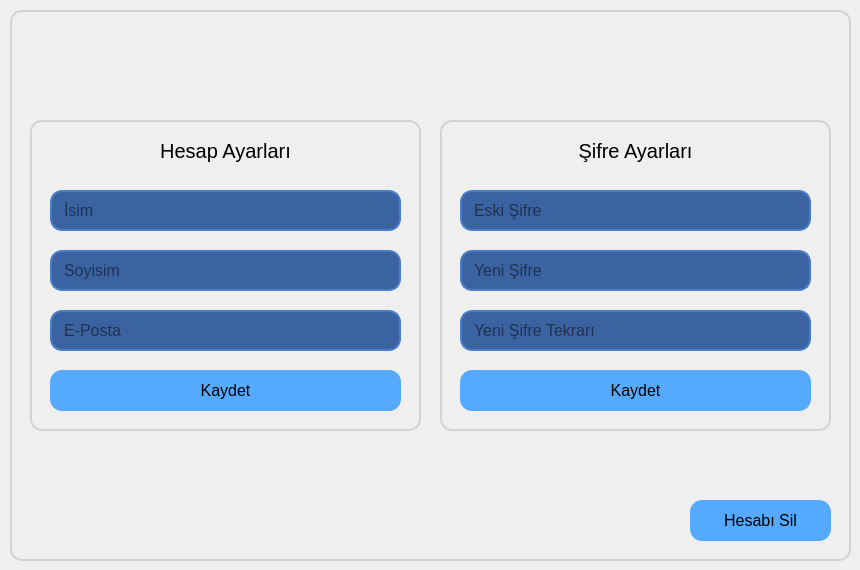
         <widget class="QWidget" name="ayarlarWidget">
          <widget class="QGroupBox" name="ayarlarIcerik">
           <property name="geometry">
            <rect>
             <x>10</x>
             <y>10</y>
             <width>841</width>
             <height>551</height>
            </rect>
           </property>
           <property name="styleSheet">
            <string notr="true">QGroupBox{
	border-radius: 12px;
	border: 2px solid rgb(210, 210, 210);
}
</string>
           </property>
           <property name="title">
            <string/>
           </property>
           <widget class="QGroupBox" name="HesapAyarBox">
            <property name="geometry">
             <rect>
              <x>20</x>
              <y>110</y>
              <width>391</width>
              <height>311</height>
             </rect>
            </property>
            <property name="styleSheet">
             <string notr="true">QGroupBox{
	border-radius: 12px;
	border: 2px solid rgb(210, 210, 210);
}
</string>
            </property>
            <property name="title">
             <string/>
            </property>
            <widget class="QLineEdit" name="IsimText">
             <property name="geometry">
              <rect>
               <x>20</x>
               <y>70</y>
               <width>351</width>
               <height>41</height>
              </rect>
             </property>
             <property name="font">
              <font>
               <pointsize>12</pointsize>
              </font>
             </property>
             <property name="styleSheet">
              <string notr="true">QLineEdit{
	border-radius: 12px;
	border: 2px solid rgb(74, 125, 200);
	padding-left: 10px;
	padding-right: 10px;
	background-color: rgb(60, 99, 161);
}
QLineEdit::hover{
	border: 2px solid rgb(45, 75, 121) ;
}
QLineEdit::focus{
	border: 2px solid rgb(45, 75, 121) ;
	background-color: rgb(52, 87, 140);
}</string>
             </property>
             <property name="text">
              <string/>
             </property>
             <property name="echoMode">
              <enum>QLineEdit::Normal</enum>
             </property>
             <property name="placeholderText">
              <string>İsim</string>
             </property>
            </widget>
            <widget class="QLineEdit" name="SoyisimText">
             <property name="geometry">
              <rect>
               <x>20</x>
               <y>130</y>
               <width>351</width>
               <height>41</height>
              </rect>
             </property>
             <property name="font">
              <font>
               <pointsize>12</pointsize>
              </font>
             </property>
             <property name="styleSheet">
              <string notr="true">QLineEdit{
	border-radius: 12px;
	border: 2px solid rgb(74, 125, 200);
	padding-left: 10px;
	padding-right: 10px;
	background-color: rgb(60, 99, 161);
}
QLineEdit::hover{
	border: 2px solid rgb(45, 75, 121) ;
}
QLineEdit::focus{
	border: 2px solid rgb(45, 75, 121) ;
	background-color: rgb(52, 87, 140);
}</string>
             </property>
             <property name="text">
              <string/>
             </property>
             <property name="echoMode">
              <enum>QLineEdit::Normal</enum>
             </property>
             <property name="placeholderText">
              <string>Soyisim</string>
             </property>
            </widget>
            <widget class="QLineEdit" name="MailText">
             <property name="geometry">
              <rect>
               <x>20</x>
               <y>190</y>
               <width>351</width>
               <height>41</height>
              </rect>
             </property>
             <property name="font">
              <font>
               <pointsize>12</pointsize>
              </font>
             </property>
             <property name="styleSheet">
              <string notr="true">QLineEdit{
	border-radius: 12px;
	border: 2px solid rgb(74, 125, 200);
	padding-left: 10px;
	padding-right: 10px;
	background-color: rgb(60, 99, 161);
}
QLineEdit::hover{
	border: 2px solid rgb(45, 75, 121) ;
}
QLineEdit::focus{
	border: 2px solid rgb(45, 75, 121) ;
	background-color: rgb(52, 87, 140);
}</string>
             </property>
             <property name="text">
              <string/>
             </property>
             <property name="echoMode">
              <enum>QLineEdit::Normal</enum>
             </property>
             <property name="placeholderText">
              <string>E-Posta</string>
             </property>
            </widget>
            <widget class="QLabel" name="HesapAyarText">
             <property name="geometry">
              <rect>
               <x>20</x>
               <y>10</y>
               <width>351</width>
               <height>41</height>
              </rect>
             </property>
             <property name="font">
              <font>
               <family>Segoe UI Historic</family>
               <pointsize>15</pointsize>
              </font>
             </property>
             <property name="styleSheet">
              <string notr="true">QLabel{
	background: transparent;
}</string>
             </property>
             <property name="text">
              <string>Hesap Ayarları</string>
             </property>
             <property name="alignment">
              <set>Qt::AlignCenter</set>
             </property>
            </widget>
            <widget class="QPushButton" name="KaydetButon">
             <property name="geometry">
              <rect>
               <x>20</x>
               <y>250</y>
               <width>351</width>
               <height>41</height>
              </rect>
             </property>
             <property name="font">
              <font>
               <pointsize>12</pointsize>
              </font>
             </property>
             <property name="cursor">
              <cursorShape>PointingHandCursor</cursorShape>
             </property>
             <property name="styleSheet">
              <string notr="true">QPushButton {	
	border: none;
	background-color: rgb(85, 170, 255);
	border-radius: 12px;
}
QPushButton:hover {
	background-color: rgb(70, 141, 211);
}
QPushButton:pressed {	
	background-color: rgb(53, 110, 163);
}
</string>
             </property>
             <property name="text">
              <string>Kaydet</string>
             </property>
             <property name="iconSize">
              <size>
               <width>20</width>
               <height>20</height>
              </size>
             </property>
            </widget>
           </widget>
           <widget class="QGroupBox" name="SifreAyarBox">
            <property name="geometry">
             <rect>
              <x>430</x>
              <y>110</y>
              <width>391</width>
              <height>311</height>
             </rect>
            </property>
            <property name="title">
             <string/>
            </property>
            <widget class="QLabel" name="SifreAyarText">
             <property name="geometry">
              <rect>
               <x>20</x>
               <y>10</y>
               <width>351</width>
               <height>41</height>
              </rect>
             </property>
             <property name="font">
              <font>
               <family>Segoe UI Historic</family>
               <pointsize>15</pointsize>
              </font>
             </property>
             <property name="styleSheet">
              <string notr="true">QLabel{
	background: transparent;
}</string>
             </property>
             <property name="text">
              <string>Şifre Ayarları</string>
             </property>
             <property name="alignment">
              <set>Qt::AlignCenter</set>
             </property>
            </widget>
            <widget class="QLineEdit" name="SifreEski">
             <property name="geometry">
              <rect>
               <x>20</x>
               <y>70</y>
               <width>351</width>
               <height>41</height>
              </rect>
             </property>
             <property name="font">
              <font>
               <pointsize>12</pointsize>
              </font>
             </property>
             <property name="styleSheet">
              <string notr="true">QLineEdit{
	border-radius: 12px;
	border: 2px solid rgb(74, 125, 200);
	padding-left: 10px;
	padding-right: 10px;
	background-color: rgb(60, 99, 161);
}
QLineEdit::hover{
	border: 2px solid rgb(45, 75, 121) ;
}
QLineEdit::focus{
	border: 2px solid rgb(45, 75, 121) ;
	background-color: rgb(52, 87, 140);
}</string>
             </property>
             <property name="echoMode">
              <enum>QLineEdit::Password</enum>
             </property>
             <property name="placeholderText">
              <string>Eski Şifre</string>
             </property>
            </widget>
            <widget class="QLineEdit" name="SifreText">
             <property name="geometry">
              <rect>
               <x>20</x>
               <y>130</y>
               <width>351</width>
               <height>41</height>
              </rect>
             </property>
             <property name="font">
              <font>
               <pointsize>12</pointsize>
              </font>
             </property>
             <property name="styleSheet">
              <string notr="true">QLineEdit{
	border-radius: 12px;
	border: 2px solid rgb(74, 125, 200);
	padding-left: 10px;
	padding-right: 10px;
	background-color: rgb(60, 99, 161);
}
QLineEdit::hover{
	border: 2px solid rgb(45, 75, 121) ;
}
QLineEdit::focus{
	border: 2px solid rgb(45, 75, 121) ;
	background-color: rgb(52, 87, 140);
}</string>
             </property>
             <property name="echoMode">
              <enum>QLineEdit::Password</enum>
             </property>
             <property name="placeholderText">
              <string>Yeni Şifre</string>
             </property>
            </widget>
            <widget class="QLineEdit" name="SifreTekrar">
             <property name="geometry">
              <rect>
               <x>20</x>
               <y>190</y>
               <width>351</width>
               <height>41</height>
              </rect>
             </property>
             <property name="font">
              <font>
               <pointsize>12</pointsize>
              </font>
             </property>
             <property name="styleSheet">
              <string notr="true">QLineEdit{
	border-radius: 12px;
	border: 2px solid rgb(74, 125, 200);
	padding-left: 10px;
	padding-right: 10px;
	background-color: rgb(60, 99, 161);
}
QLineEdit::hover{
	border: 2px solid rgb(45, 75, 121) ;
}
QLineEdit::focus{
	border: 2px solid rgb(45, 75, 121) ;
	background-color: rgb(52, 87, 140);
}</string>
             </property>
             <property name="echoMode">
              <enum>QLineEdit::Password</enum>
             </property>
             <property name="placeholderText">
              <string>Yeni Şifre Tekrarı</string>
             </property>
            </widget>
            <widget class="QPushButton" name="SifreGuncelle">
             <property name="geometry">
              <rect>
               <x>20</x>
               <y>250</y>
               <width>351</width>
               <height>41</height>
              </rect>
             </property>
             <property name="font">
              <font>
               <pointsize>12</pointsize>
              </font>
             </property>
             <property name="cursor">
              <cursorShape>PointingHandCursor</cursorShape>
             </property>
             <property name="styleSheet">
              <string notr="true">QPushButton {	
	border: none;
	background-color: rgb(85, 170, 255);
	border-radius: 12px;
}
QPushButton:hover {
	background-color: rgb(70, 141, 211);
}
QPushButton:pressed {	
	background-color: rgb(53, 110, 163);
}
</string>
             </property>
             <property name="text">
              <string>Kaydet</string>
             </property>
             <property name="iconSize">
              <size>
               <width>20</width>
               <height>20</height>
              </size>
             </property>
            </widget>
           </widget>
           <widget class="QPushButton" name="HesapSil">
            <property name="geometry">
             <rect>
              <x>680</x>
              <y>490</y>
              <width>141</width>
              <height>41</height>
             </rect>
            </property>
            <property name="font">
             <font>
              <pointsize>12</pointsize>
             </font>
            </property>
            <property name="cursor">
             <cursorShape>PointingHandCursor</cursorShape>
            </property>
            <property name="styleSheet">
             <string notr="true">QPushButton {	
	border: none;
	background-color: rgb(85, 170, 255);
	border-radius: 12px;
}
QPushButton:hover {
	background-color: rgb(70, 141, 211);
}
QPushButton:pressed {	
	background-color: rgb(53, 110, 163);
}
</string>
            </property>
            <property name="text">
             <string>Hesabı Sil</string>
            </property>
            <property name="iconSize">
             <size>
              <width>20</width>
              <height>20</height>
             </size>
            </property>
           </widget>
           <widget class="QLabel" name="AyarlarIslemText">
            <property name="geometry">
             <rect>
              <x>300</x>
              <y>430</y>
              <width>241</width>
              <height>31</height>
             </rect>
            </property>
            <property name="font">
             <font>
              <family>MS Shell Dlg 2</family>
              <pointsize>10</pointsize>
             </font>
            </property>
            <property name="styleSheet">
             <string notr="true"/>
            </property>
            <property name="text">
             <string/>
            </property>
            <property name="alignment">
             <set>Qt::AlignCenter</set>
            </property>
           </widget>
          </widget>
         </widget>
